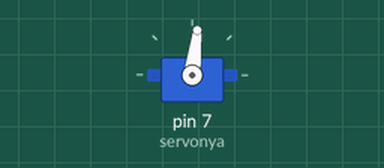
Recording of a sketch running on a simulated Arduino Uno, built with avr-gcc and run on an emulated ATmega328P. Parts: servo. Wiring (inferred from the names in the program): servo: signal pin 7. Servo pulses on a pin are drawn as a servo (544–2400 µs = 0–180°).

Above: at 0.05 s.
Timing chart, 0 to 4.8 s (numbered marks = the images above):
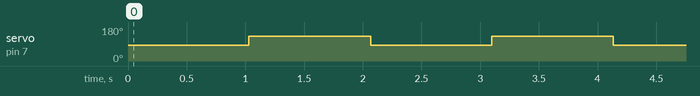

Measured:
- by itself, servo on pin 7 (servonya): alternates 132° for 1.0 s and 83° for 1.0 s

The sketch:

Servo_Test.ino
```cpp
int servonya = 7;
int i;

void setup() {
  // put your setup code here, to run once:

pinMode (servonya, OUTPUT);
}

void naik(char j)
{
 for (i=0;i<j;i++){

digitalWrite(servonya, HIGH);
delayMicroseconds(1400);
digitalWrite(servonya, LOW);
delay(50);    }
}

void turun(char j)
{
 for (i=0;i<j;i++){

digitalWrite(servonya, HIGH);
delayMicroseconds(1900);
digitalWrite(servonya, LOW);
delay(50);    }
}

void loop() {
  // put your main code here, to run repeatedly:
naik(20);
turun(20);

}
```
